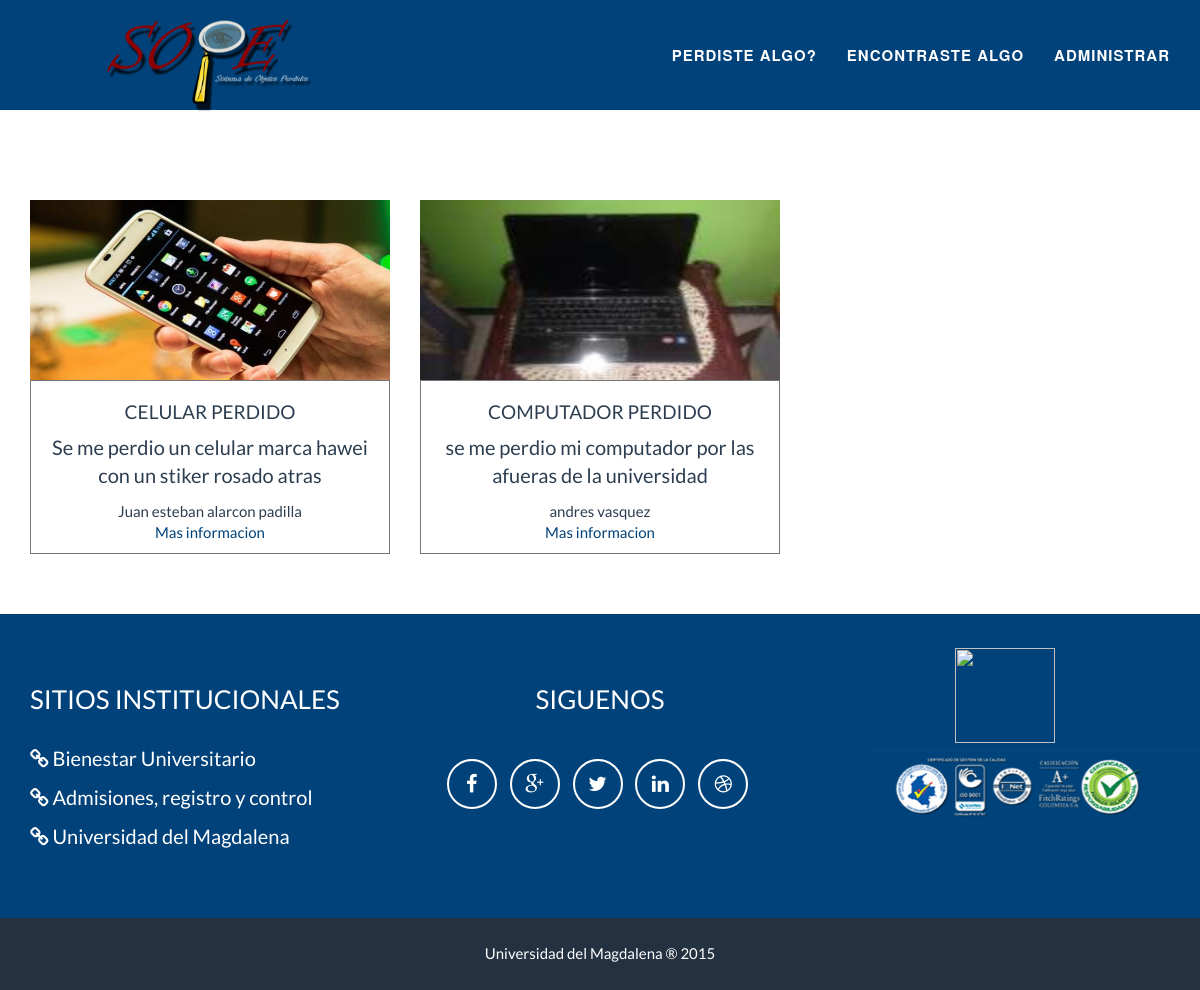
Screenshot of /objetos/ with the database file from the repository.
### objetos/models.py (models this page shows, shortened)
class Objeto(models.Model):
	titulo = models.CharField(max_length=255, verbose_name="Nombre de la causa",)
	nombre_contacto = models.CharField(max_length=255, verbose_name="Nombre de la persona",)
	telefono = models.CharField(max_length=255, verbose_name="Numero de la persona",)
	descripcion = models.TextField(verbose_name="descripcion del articulo",)
	estado = models.CharField(max_length=20, choices=ESTILOS_CHOICES, default='perdido')
	avatar = models.ImageField(upload_to="imagen/objectos", null=True, blank=True, verbose_name="Imagen del objecto")
	categoria =  models.ForeignKey(Categoria)

### objetos/views.py (the view)
# urls.py: url(r'^objetos/$', views.PerdidoView.as_view(), name="perdidos_view"),
class PerdidoView(TemplateView):
	template_name = 'objectos.html'
	def get_context_data(self, **kwargs):
		context = super(PerdidoView, self).get_context_data(**kwargs)
		context['objetos'] = Objeto.objects.all()
		return context

### objetos/templates/objectos.html (shortened to what this page needs)
{% extends "base.html" %}
{% load staticfiles %}
{% block content %}
<div class="container" style="    top: 200px;
    position: relative;
    margin-bottom: 250px;
    text-align: center;">
    <div class="row">
    <div class="bd-example" data-example-id="">
{%for objeto in objetos%}
    <div class="col-md-4">
    <div class="card">
      <img class="card-img-top" src="{{objeto.avatar.url}}" style="height: 180px; width: 100%; display:block;">
      <div class="card-block" style="    border: 1px solid #777777;padding: 10px;margin-bottom: 10px;">
        <h4 class="card-title">{{objeto.titulo}}</h4>
        <p class="card-text">{{objeto.descripcion}}</p>
        <span>{{objeto.nombre_contacto}}</span>
        <br>
        <a href="#" class="" style="    color: #004279;">Mas informacion</a>
      </div>
    </div>
    </div>
{%endfor%}
    </div>
   </div>
</div>
{% endblock %}

### objetos/templates/base.html (shortened to what this page needs)
<!DOCTYPE html>
<html lang="en">
<head>
      {% load staticfiles %}
    <link type="text/css" rel="stylesheet" href="{% static "css/freelancer.css" %}"  media="screen,projection"/>
    <link type="text/css" rel="stylesheet" href="{% static "font-awesome/css/font-awesome.min.css" %}"  media="screen,projection"/>
    <link type="text/css" rel="stylesheet" href="{% static "css/bootstrap.min.css" %}"  media="screen,projection"/>
    <link type="text/css" rel="stylesheet" href="{% static "css/animate.css" %}"  media="screen,projection"/>
    <link type="text/css" rel="stylesheet" href="{% static "css/font-awesome-4.4.0/css/font-awesome.min.css" %}"  media="screen,projection"/>
</head>
<body id="page-top" class="index">
  {% block header %}
    <nav class="navbar navbar-default navbar-fixed-top color">
        <div class="container">
            <div class="navbar-header page-scroll">
                <a class="navbar-brand" href="/" style="position: relative;top: -92px;">
                <img class="img-responsive animated  bounceInDown" src="{% static "img/LOGO.png" %}" width="350px" height="350px"></a>
            </div>
            <div class="collapse navbar-collapse" id="bs-example-navbar-collapse-1">
                <ul class="nav navbar-nav navbar-right animated  bounceInUp">
                    <li class="page-scroll">
                        <a href="/objetos">PERDISTE ALGO?</a>
                    </li>
                    <li class="page-scroll">
                        <a href="/registrar"> ENCONTRASTE ALGO</a>
                    </li>
                    <li class="page-scroll">
                        <a href="/admin">ADMINISTRAR</a>
                    </li>
                </ul>
            </div>
        </div>
    </nav>
{% endblock %}
    {% block content %}
    {% endblock %}
    {% block footer %}
    <footer class="text-center color">
        <div class="footer-above color">
            <div class="container">
                <div class="row">
                    <div class="footer-col col-md-4" style="    text-align: justify;">
                        <h3>Sitios Institucionales</h3>
                        <p><a href="#" style="color: white;"><i class="fa fa-link"></i> Bienestar Universitario</a></p>
                        <p><a href="#" style="color: white;"><i class="fa fa-link"></i> Admisiones, registro y control</a></p>
                        <p><a href="#" style="color: white;"><i class="fa fa-link"></i> Universidad del Magdalena</a></p>
                    </div>
                    <div class="footer-col col-md-4">
                        <h3>Siguenos</h3>
                        <ul class="list-inline">
                            <li>
                                <a href="#" class="btn-social btn-outline"><i class="fa fa-fw fa-facebook"></i></a>
                            </li>
                            <li>
                                <a href="#" class="btn-social btn-outline"><i class="fa fa-fw fa-google-plus"></i></a>
                            </li>
                            <li>
                                <a href="#" class="btn-social btn-outline"><i class="fa fa-fw fa-twitter"></i></a>
                            </li>
                            <li>
                                <a href="#" class="btn-social btn-outline"><i class="fa fa-fw fa-linkedin"></i></a>
                            </li>
                            <li>
                                <a href="#" class="btn-social btn-outline"><i class="fa fa-fw fa-dribbble"></i></a>
                            </li>
                        </ul>
                    </div>
                    <div class="footer-col col-md-4">
                        <p> <img class="img-responsive animated  bounceInDown" src="{% static "img/uni.png" %}" width="350px" height="350px" style=" position: relative;top: 85px;left: 60px;"></p>
                        <p> <img class="img-responsive animated  bounceInUp" src="http://www.columbus-web.org/images/Escudo%20Uni%20Magdalena.png" style="       width: 100px;
    height: 95px;
    position: relative;
    top: -115px;
    left: 145px;"></p>
                    </div>
                </div>
            </div>
        </div>
        <div class="footer-below">
            <div class="container">
                <div class="row">
                    <div class="col-lg-12">
                        Universidad del Magdalena &reg; 2015
                    </div>
                </div>
            </div>
        </div>
    </footer>
    {% endblock %}
</body>
</html>

### appSope/static/css/freelancer.css (style rules this page uses)
body { overflow-x: hidden; }
p { font-size: 20px; }
a, a:hover, a:focus, a:active, a.active { outline: 0; color: #18bc9c; }
h1, h2, h3, h4, h5, h6 { text-transform: uppercase; font-family: Montserrat,"Helvetica Neue",Helvetica,Arial,sans-serif; font-weight: 700; }
@media (min-width:768px) { .navbar-fixed-top { padding: 25px 0; -webkit-transition: padding .3s; -moz-transition: padding .3s; transition: padding .3s; } }
@media (min-width:768px) { .navbar-fixed-top .navbar-brand { font-size: 2em; -webkit-transition: all .3s; -moz-transition: all .3s; transition: all .3s; } }
.navbar { text-transform: uppercase; font-family: Montserrat,"Helvetica Neue",Helvetica,Arial,sans-serif; font-weight: 700; }
.navbar .navbar-nav { letter-spacing: 1px; }
.navbar-default, .navbar-inverse { border: 0; }
.btn-outline { margin-top: 15px; border: solid 2px #fff; font-size: 20px; color: #fff; background: 0 0; transition: all .3s ease-in-out; }
footer { color: #fff; }
footer h3 { margin-bottom: 30px; }
footer .footer-above { padding-top: 50px; background-color: #2c3e50; }
footer .footer-col { margin-bottom: 50px; }
footer .footer-below { padding: 25px 0; background-color: #233140; }
.btn-social { display: inline-block; width: 50px; height: 50px; border: 2px solid #fff; border-radius: 100%; text-align: center; font-size: 20px; line-height: 45px; }

### objetos/templates/base.html (style rules this page uses)
.color { background-color: rgb(0, 66, 121) !important; }

### rows the page displays
Objeto: avatar (picture), titulo "CELULAR PERDIDO", descripcion "Se me perdio un celular marca hawei con un stiker rosado atras", nombre_contacto "Juan esteban alarcon padilla"
Objeto: avatar (picture), titulo "COMPUTADOR PERDIDO", descripcion "se me perdio mi computador por las afueras de la universidad", nombre_contacto "andres vasquez"
